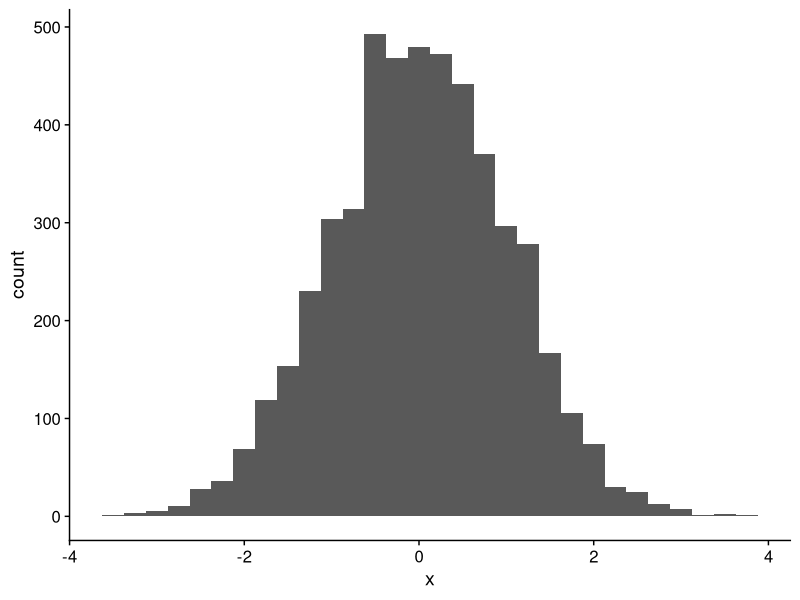
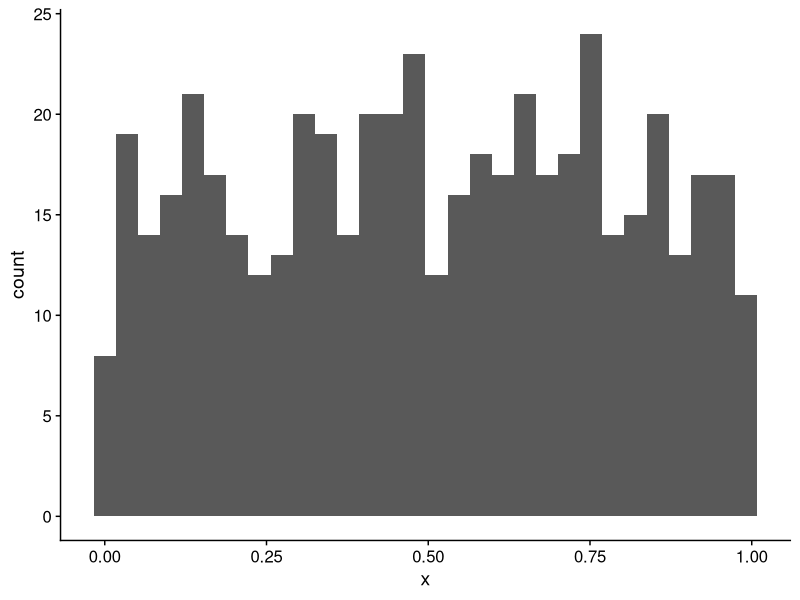
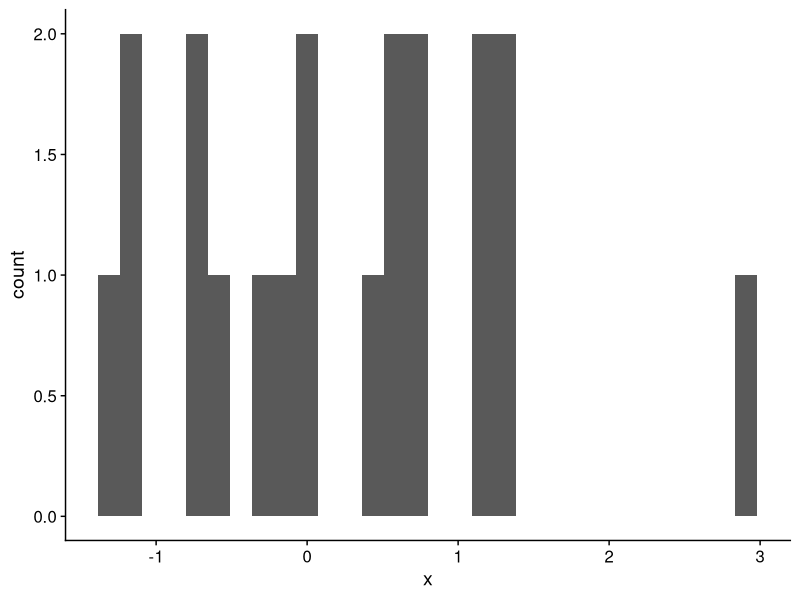
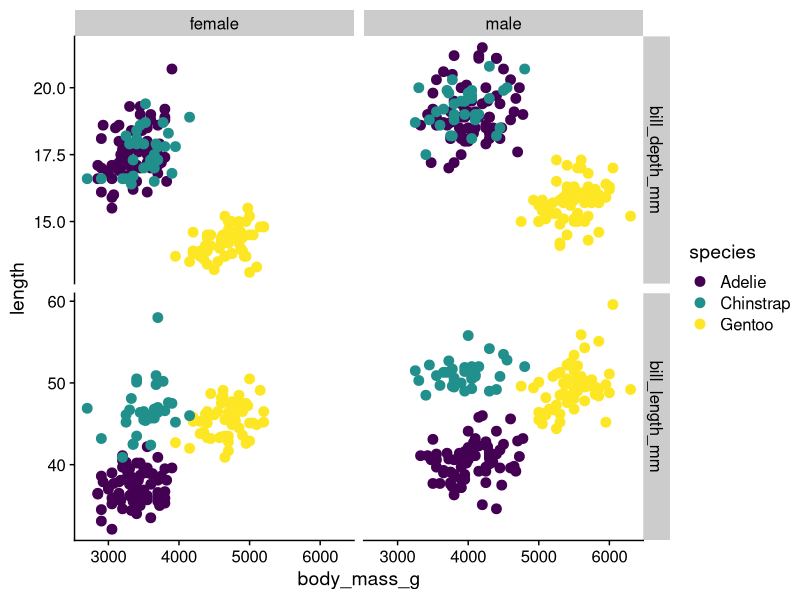
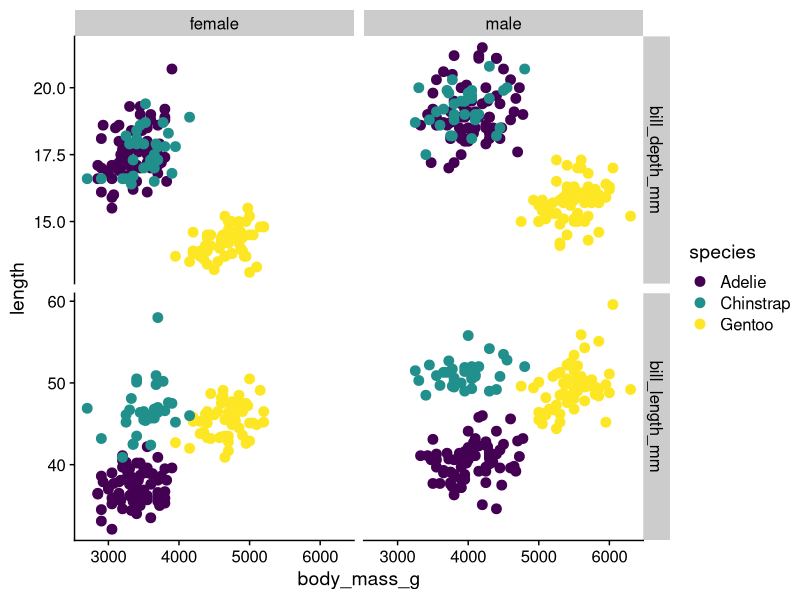
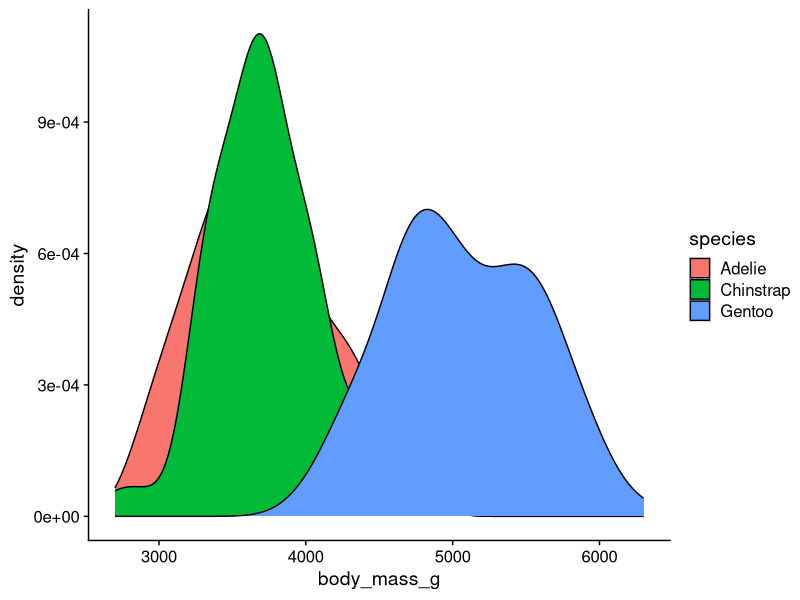
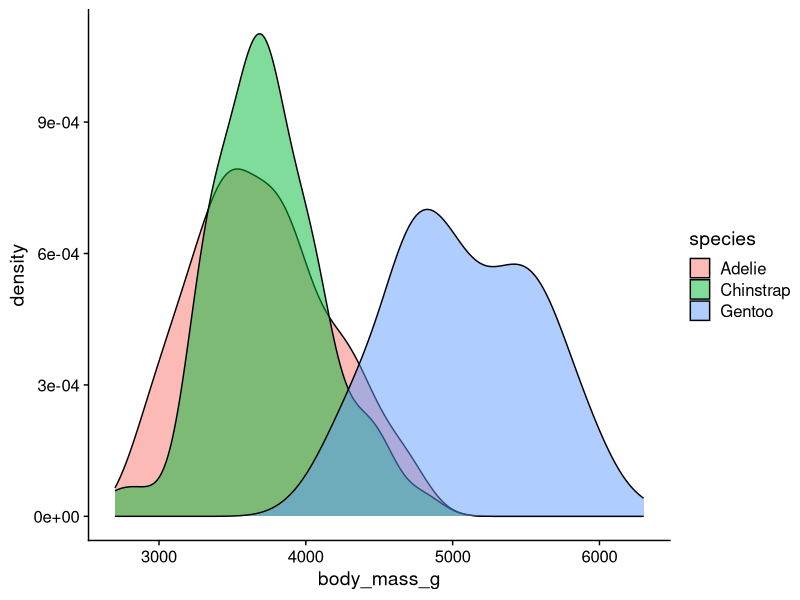
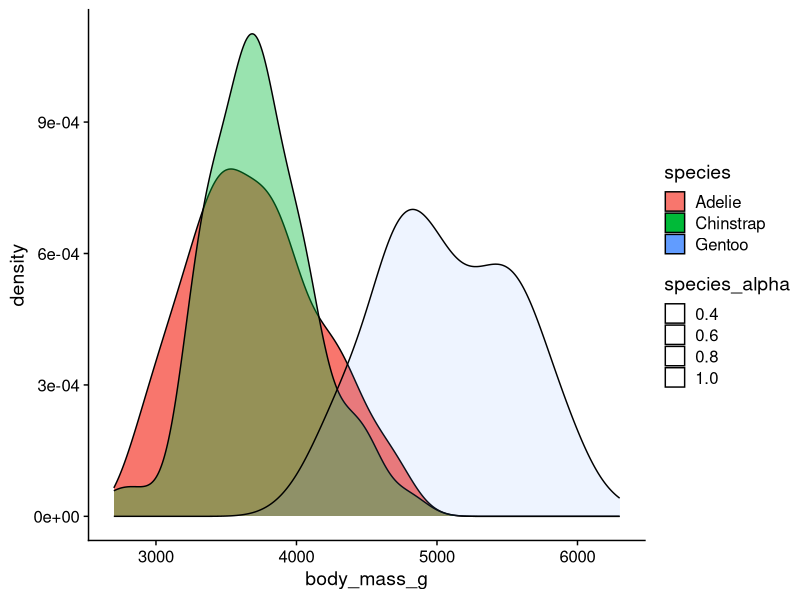

The R script that drew these images, in order:
## ---- chunk 1
#| message: false

library(tidyverse)
library(cowplot)
theme_set(theme_cowplot())

library(palmerpenguins)
island_data <- tibble(
  island = as.character(levels(penguins$island)),
  latitude = c(-64.766667, -65.433333, -64.733333),
  longitude = c( -64.083333, -65.5, -64.233333)
)
## ---- chunk 2
#| echo: true

myVector <- c(4,5,2,1,"h",6, "3")
str(myVector)
str(as.numeric(myVector))

## ---- chunk 3
x <- rnorm(5000)
ggplot(tibble(x), aes(x)) +
  geom_histogram(bins = 30)
## ---- chunk 4
shapiro.test(x)
## ---- chunk 5
x <- runif(500)
ggplot(tibble(x), aes(x)) +
  geom_histogram(bins = 30)
## ---- chunk 6
shapiro.test(x)
## ---- chunk 7
x <- rnorm(20)
ggplot(tibble(x), aes(x)) +
  geom_histogram(bins = 30)
## ---- chunk 8
shapiro.test(x)
## ---- chunk 9
#| echo: true

set.seed(34235)
AA <- rnorm(3); BB <- rnorm(3)
AA
BB

set.seed(34235)
AA <- rnorm(3)

set.seed(34235)
BB <- rnorm(3)
AA 
BB

## ---- chunk 10
str(airquality)
## ---- chunk 11
airquality[c(1, 3, 5), ]
airquality |> slice(1, 3, 5)
## ---- chunk 12
airquality[sample(1:nrow(airquality), 7), ]

airquality |> slice_sample(n = 7)
## ---- chunk 13
airquality[sample(1:nrow(airquality), nrow(airquality) %/% 20), ]

airquality |> slice_sample(prop = 0.05)
## ---- chunk 14
library(palmerpenguins)
head(penguins)
## ---- chunk 15
island_data
## ---- chunk 16
penguins_long <- penguins |>
  select(species, sex, body_mass_g, bill_length_mm, bill_depth_mm) |> 
  pivot_longer(cols = -c(species, sex, body_mass_g),
               names_to = "bill_measure",
               values_to = "length") |> 
  drop_na()

ggplot(penguins_long, aes(x = body_mass_g, y = length, color = species)) +
  geom_point(size = 3) +
  scale_colour_viridis_d() +
  facet_grid(bill_measure ~ sex, scales = "free_y")
## ---- chunk 17
penguins_long <- penguins |>
  select(species, sex, body_mass_g, bill_length_mm, bill_depth_mm) |> 
  pivot_longer(cols = c(bill_length_mm, bill_depth_mm),
               names_to = "bill_measure",
               values_to = "length") |> 
  drop_na()
## ---- chunk 18
penguins_long <- penguins |>
  select(species, sex, body_mass_g, bill_length_mm, bill_depth_mm) |> 
  pivot_longer(cols = -c(species, sex, body_mass_g),
               names_to = "bill_measure",
               values_to = "length") |> 
  drop_na()
## ---- chunk 19
penguins_long
## ---- chunk 20
ggplot(penguins_long, aes(x = body_mass_g, y = length, color = species)) +
  geom_point(size = 3) +
  scale_colour_viridis_d() +
  facet_grid(bill_measure ~ sex, scales = "free_y")
## ---- chunk 21
penguins_long <- penguins_long |> 
  mutate(bill_measure = str_remove(bill_measure, "_mm"),
         bill_measure = str_remove(bill_measure, "bill_"))

head(penguins_long)
## ---- chunk 22
penguins_long |> 
  pivot_wider(id_cols = c(species, sex, body_mass_g),
              names_from = bill_measure, values_from = length)
## ---- chunk 23
penguins_long |> 
  group_by(species, sex, body_mass_g) |> 
  tally()
## ---- chunk 24
island_data
## ---- chunk 25
intersect(colnames(penguins), colnames(island_data))
## ---- chunk 26
left_join(penguins, island_data)
## ---- chunk 27
penguins <- penguins |> 
  mutate(log_bill_length = log10(bill_length_mm),
         log_bill_depth = log10(bill_depth_mm))

str(penguins)
## ---- chunk 28
penguins$log_body_mass <- log10(penguins$body_mass_g)

str(penguins)
## ---- chunk 29
penguins |> 
  group_by(species, sex, island) |> 
  summarize(mean_log_mass = mean(log_body_mass),
            mean_log_bill_length = mean(log_bill_length),
            .groups = "drop")
## ---- chunk 30
penguins |> 
  drop_na(sex) |> 
  group_by(species, sex, island) |> 
  summarize(mean_log_mass = mean(log_body_mass),
            mean_log_bill_length = mean(log_bill_length),
            .groups = "drop")
## ---- chunk 31
penguins <- penguins |> 
  drop_na(body_mass_g)
## ---- chunk 32
ggplot(penguins, aes(body_mass_g, fill = species)) +
  geom_density()
## ---- chunk 33
ggplot(penguins, aes(body_mass_g, fill = species)) +
  geom_density(alpha = 0.5)
## ---- chunk 34
penguins <- penguins |> 
  mutate(species_alpha = case_when(
    species == "Adelie" ~ 1,
    species == "Chinstrap" ~ 0.5,
    species == "Gentoo" ~ 0.25
  ))
penguins |> select(species, species_alpha) |> slice_sample(n = 10)
## ---- chunk 35
ggplot(penguins, aes(body_mass_g, fill = species,
                     alpha = species_alpha)) +
  geom_density()
## ---- chunk 36
library(ggridges)
ggplot(penguins, aes(x = body_mass_g, y = species, fill = species)) +
  geom_density_ridges(alpha = 0.5)
## ---- chunk 37
ggplot(penguins, aes(body_mass_g, color = species, fill = species)) +
  geom_histogram(bins = 30, alpha = 0.5)
## ---- chunk 38
ggplot(penguins, aes(log_bill_length, log_bill_depth, color = species,
                     size = log_body_mass)) +
  geom_point()
